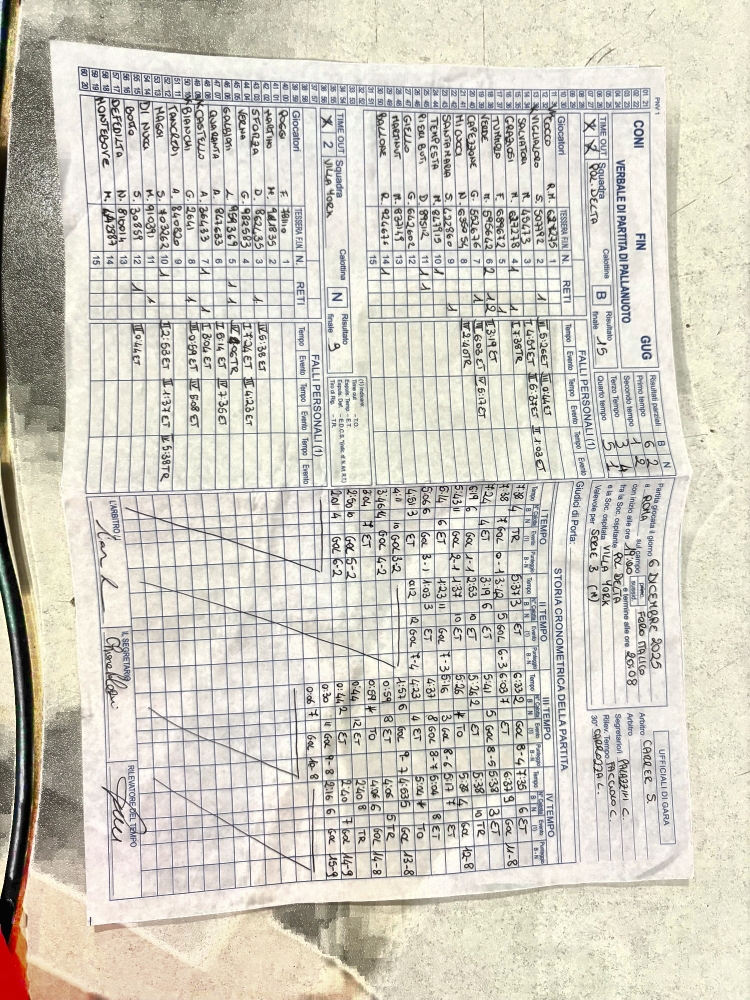
#> input picture dataset/ocr_referti_reali/r001/raw/reale_01_proc.jpg, 1500 x 1999 px (shown at 1/2 size)
$ python -i image_preprocessor.py   (imports and definitions only)
#> lines starting #> are read from the running program, lines starting #| are printed output that depends on the picture; after the words box and inside, x2 and y2 are one past the last pixel; in counts of white or black regions, pixels touching at a corner belong together
import cv2
import numpy as np
import logging
from PIL import Image, ExifTags
import os
import time
import math
from django.conf import settings

logger = logging.getLogger(__name__)

class ImagePreprocessor:
    """
    Servizio per il preprocessing di immagini fotografiche di referti.
    Ottimizza prospettiva, contrasto e ombre per migliorare l'estrazione OCR.
    """

    @staticmethod
    def process(image_path, output_name=None, ensure_landscape=False):
        """
        Processa un'immagine e restituisce il path del file preprocessato.
        Pipeline: EXIF Fix -> Perspective correction -> Deskew -> [Ensure landscape] -> Contrast -> Resize

        `ensure_landscape` (default False): quando True, applica la rete di sicurezza
        deterministica `_ensure_landscape` DOPO la logica di orientamento esistente
        (EXIF + perspective + deskew). Default False per contratto: con i default,
        `process()` resta BYTE-IDENTICO al comportamento di produzione (il provider
        OCR chiama `process(path)` senza questo flag). L'opt-in è del bench / del
        ritaglio per zona (§8.24), dove un referto rimasto verticale inquadra la
        zona sbagliata; la promozione in produzione è una decisione separata.
        """
#> called with ensure_landscape = False
        try:
            # 0. Fix EXIF Rotation (Pillow) prima di passare a OpenCV
            image_path = ImagePreprocessor._fix_exif_rotation(image_path)
#> in _fix_exif_rotation, img is the input picture: PIL image 1500x1999 RGB; mean R, G, B 208.1, 205.1, 194.4

            # Caricamento immagine (OpenCV)
            img = cv2.imread(image_path)
#> img: shape (1999, 1500, 3)
            if img is None:
                raise ValueError(f"Impossibile caricare l'immagine: {image_path}")

            # 1. Tentativo correzione prospettiva (fail-safe)
            # Se trova il documento, corregge anche gran parte dello skew
            processed_img = ImagePreprocessor._correct_perspective(img)
            perspective_corrected = processed_img is not img

            # 2. Deskewing (solo se non abbiamo già fatto la prospettiva, che è più potente)
            if not perspective_corrected:
                processed_img = ImagePreprocessor._deskew(processed_img)

            # 2.5 Rete di sicurezza orientamento (§8.24 stadio A), SOLO se richiesta.
            # DOPO la logica esistente, senza rimuoverla: interviene solo quando quella
            # non ha già prodotto un landscape. Default off ⇒ produzione invariata.
            if ensure_landscape:
                processed_img = ImagePreprocessor._ensure_landscape(processed_img)

            # 3. Resize proporzionale (max 2000px per lato per l'invio all'LLM)
            h, w = processed_img.shape[:2]
            max_dim = 2000
            if max(h, w) > max_dim:
                scale = max_dim / max(h, w)
                processed_img = cv2.resize(processed_img, (int(w * scale), int(h * scale)), interpolation=cv2.INTER_AREA)

            # 4. Compensazione ombre adattiva
            processed_img = ImagePreprocessor._compensate_shadows(processed_img)

            # 5. Correzione Contrasto (CLAHE)
            final_img = ImagePreprocessor._apply_clahe(processed_img)

            # Salvataggio
            if not output_name:
                base, ext = os.path.splitext(image_path)
                output_path = f"{base}_proc.jpg"
            else:
                output_path = os.path.join(os.path.dirname(image_path), output_name)

            cv2.imwrite(output_path, final_img)
            logger.info(f"Image preprocessed successfully: {output_path} ({final_img.shape})")
            return output_path

        except Exception as e:
            logger.error(f"Errore durante il preprocessing: {str(e)}")
            return image_path

    @staticmethod
    def _compensate_shadows(img):
        """
        Compensazione ombre adattiva usando morphological closing.
        Equalizza illuminazione disomogenea tipica delle foto smartphone.
        """
        try:
            # Converti in scala di grigi per analisi
            gray = cv2.cvtColor(img, cv2.COLOR_BGR2GRAY)

            # Dilate per ottenere lo sfondo (forma chiusa morfologica)
            kernel = cv2.getStructuringElement(cv2.MORPH_RECT, (31, 31))
            bg = cv2.morphologyEx(gray, cv2.MORPH_CLOSE, kernel)

            # Dividi il grigio per lo sfondo per normalizzare l'illuminazione
            # Previeni divisione per zero
            bg_float = bg.astype(np.float32)
            bg_float[bg_float == 0] = 1.0

            normalized = (gray.astype(np.float32) / bg_float * 255).clip(0, 255).astype(np.uint8)

            # Applica il fattore di correzione ai 3 canali
            correction = (normalized.astype(np.float32) / (gray.astype(np.float32) + 1.0))

            # Applica la correzione all'immagine a colori
            result = img.copy().astype(np.float32)
            for c in range(3):
                result[:, :, c] = (result[:, :, c] * correction).clip(0, 255)

            return result.astype(np.uint8)
        except Exception as e:
            logger.warning(f"Shadow compensation fallita, uso immagine originale: {e}")
            return img

    @staticmethod
    def _correct_perspective(img):
        """
        Prova a correggere la prospettiva dell'immagine.
        Se fallisce o il contorno non è chiaro, ritorna l'immagine originale.
        """
        try:
            gray = cv2.cvtColor(img, cv2.COLOR_BGR2GRAY)
            blur = cv2.GaussianBlur(gray, (5, 5), 0)
            edged = cv2.Canny(blur, 75, 200)
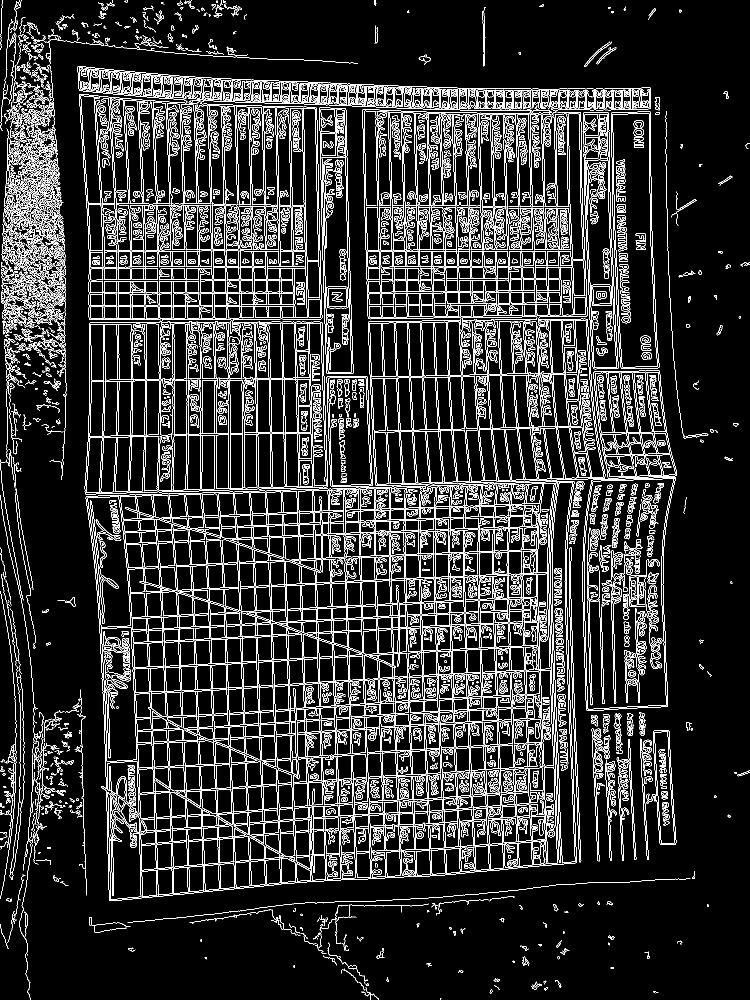
#> edged: shape (1999, 1500) (shown at 1/2 size); 11.5% white in thin lines or dots

            # Trova contorni
            cnts, _ = cv2.findContours(edged.copy(), cv2.RETR_LIST, cv2.CHAIN_APPROX_SIMPLE)
#> cnts = 6545 contours, 3502 with area under 20; largest, box (x1, y1, x2, y2) and area: (171, 224, 1211, 1802) 787448, (171, 962, 1154, 1802) 269769, (1165, 954, 1352, 1422) 74726, (1168, 957, 1348, 1419) 71055, (769, 643, 930, 968) 39578
            cnts = sorted(cnts, key=cv2.contourArea, reverse=True)[:5]
#> cnts = 5 contours; box (x1, y1, x2, y2) and area: (171, 224, 1211, 1802) 787448, (171, 962, 1154, 1802) 269769, (1165, 954, 1352, 1422) 74726, (1168, 957, 1348, 1419) 71055, (769, 643, 930, 968) 39578

            for c in cnts:
                peri = cv2.arcLength(c, True)
                approx = cv2.approxPolyDP(c, 0.02 * peri, True)

                if len(approx) == 4:
                    # Verifica che il quadrilatero sia abbastanza grande (almeno 20% dell'immagine)
                    area = cv2.contourArea(approx)
                    img_area = img.shape[0] * img.shape[1]
                    if area < img_area * 0.2:
                        continue

                    rect = ImagePreprocessor._order_points(approx.reshape(4, 2))
                    (tl, tr, br, bl) = rect

                    widthA = np.sqrt(((br[0] - bl[0]) ** 2) + ((br[1] - bl[1]) ** 2))
                    widthB = np.sqrt(((tr[0] - tl[0]) ** 2) + ((tr[1] - tl[1]) ** 2))
                    maxWidth = max(int(widthA), int(widthB))

                    heightA = np.sqrt(((tr[0] - br[0]) ** 2) + ((tr[1] - br[1]) ** 2))
                    heightB = np.sqrt(((tl[0] - bl[0]) ** 2) + ((tl[1] - bl[1]) ** 2))
                    maxHeight = max(int(heightA), int(heightB))

                    if maxWidth < 100 or maxHeight < 100:
                        continue  # Too small to be the document

                    dst = np.array([
                        [0, 0],
                        [maxWidth - 1, 0],
                        [maxWidth - 1, maxHeight - 1],
                        [0, maxHeight - 1]], dtype="float32")

                    M = cv2.getPerspectiveTransform(rect, dst)
                    warped = cv2.warpPerspective(img, M, (maxWidth, maxHeight))
                    logger.info("Correzione prospettiva applicata con successo.")
                    return warped
#> this loop made 5 passes
#> (peri, approx, area, img_area) on passes 3 to 4: (1281.4, [[1349, 954], [1183, 960], [1174, 1421], [1335, 1412]], 75042, 2998500), (1256, [[1346, 957], [1332, 1409], [1177, 1418], [1185, 964]], 71486, 2998500)
#> peri on passes 1, 5: 12377.3, 4003.2
#> in process, `perspective_corrected = processed_img is not img`: perspective_corrected = False

        except Exception as e:
            logger.warning(f"Correzione prospettiva fallita: {e}")

        return img  # Fallback

    @staticmethod
    def _fix_exif_rotation(image_path):
        """Usa PIL per ruotare l'immagine in base ai metadati EXIF."""
        try:
            img = Image.open(image_path)
            exif = img._getexif()
            if exif:
                for tag, value in exif.items():
                    decoded = ExifTags.TAGS.get(tag, tag)
                    if decoded == 'Orientation':
                        if value == 3: img = img.rotate(180, expand=True)
                        elif value == 6: img = img.rotate(270, expand=True)
                        elif value == 8: img = img.rotate(90, expand=True)
                        break
                # Sovrascrive temporaneamente o ritorna lo stesso se non serve rotazione
                # Per ora salviamo una copia corretta se necessario
                if value in [3, 6, 8]:
                    base, ext = os.path.splitext(image_path)
                    new_path = f"{base}_exif_fix{ext}"
                    img.save(new_path, quality=95)
                    return new_path
        except Exception as e:
            logger.warning(f"EXIF rotation fix failed: {e}")
        return image_path

    # [39 lines left out: functions _auto_rotate_to_portrait, _ensure_landscape, not called in this run]

    @staticmethod
    def _deskew(img):
        """Correzione fine della rotazione basata sulle linee di testo."""
        try:
            gray = cv2.cvtColor(img, cv2.COLOR_BGR2GRAY)
            # Inverti: testo chiaro su sfondo scuro per Hough
            gray = cv2.bitwise_not(gray)
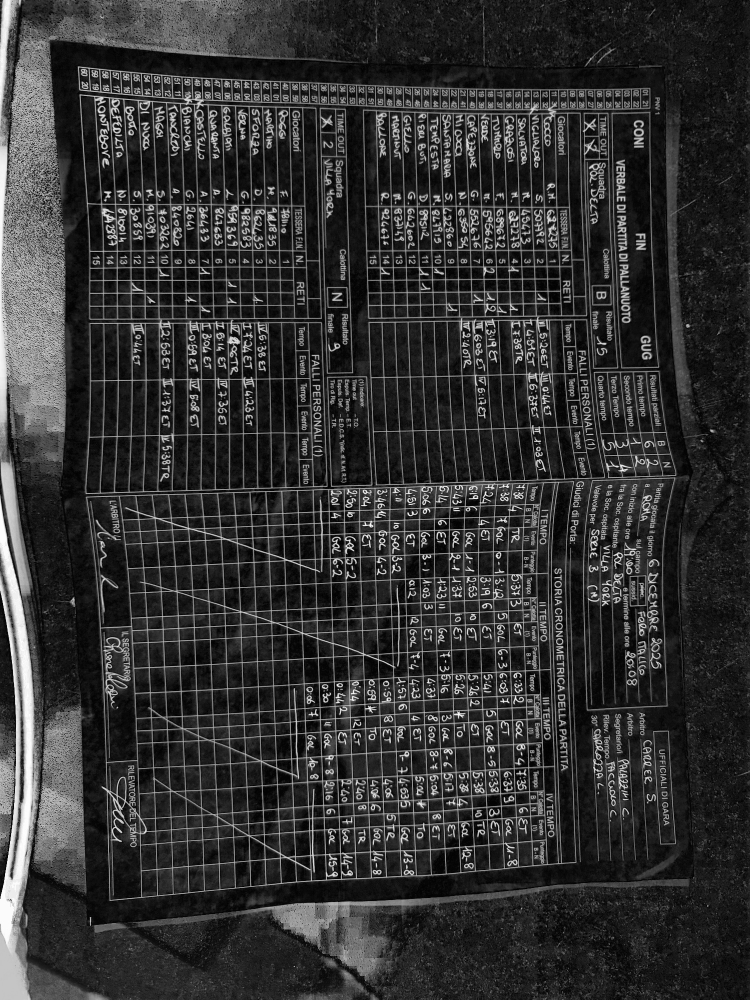
#> gray: shape (1999, 1500) (shown at 1/2 size); min 0, max 255, mean 50.3
            thresh = cv2.threshold(gray, 0, 255, cv2.THRESH_BINARY | cv2.THRESH_OTSU)[1]
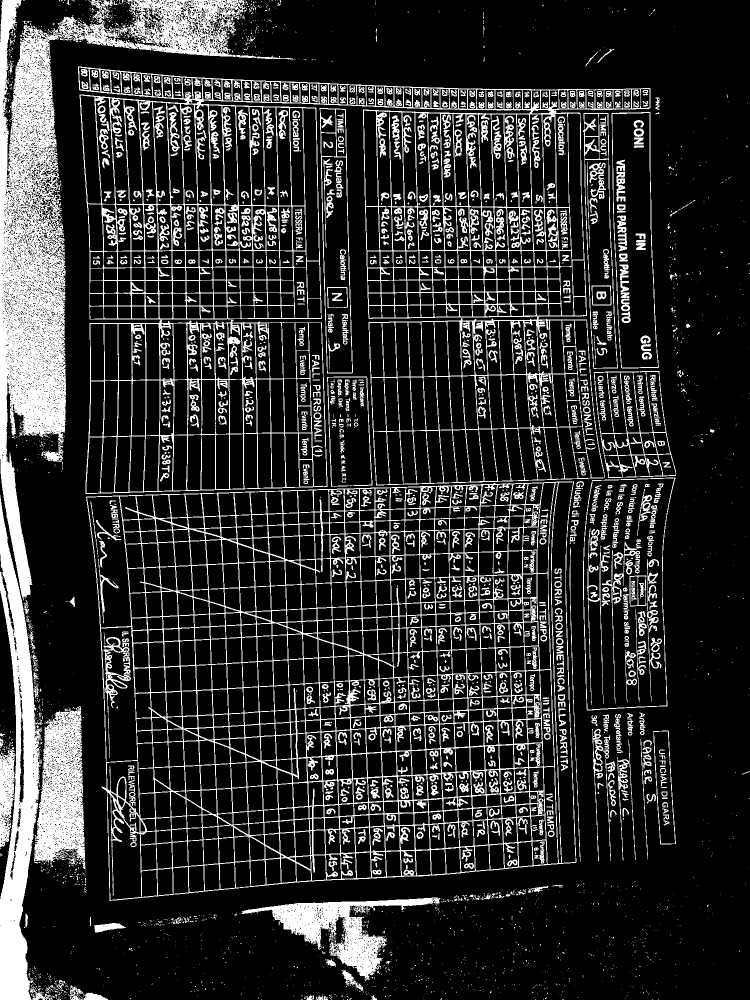
#> thresh: shape (1999, 1500) (shown at 1/2 size); 18.7% white; 3636 white regions (2353 under 20 px), largest, box (x1, y1, x2, y2) and area: (0, 0, 589, 1197) 109055, (172, 962, 1153, 1802) 104488, (156, 133, 1301, 988) 100315

            coords = np.column_stack(np.where(thresh > 0))
#> coords = 560010 pairs, first value 0 to 1998, second value 0 to 1499
            angle = cv2.minAreaRect(coords)[-1]
#> angle = -90

            # cv2.minAreaRect returns angle in range [-90, 0)
            if angle < -45:
                angle = -(90 + angle)
#> angle = 0
#> in _compensate_shadows, `bg = cv2.morphologyEx(gray, cv2.MORPH_CLOSE, kernel)`:
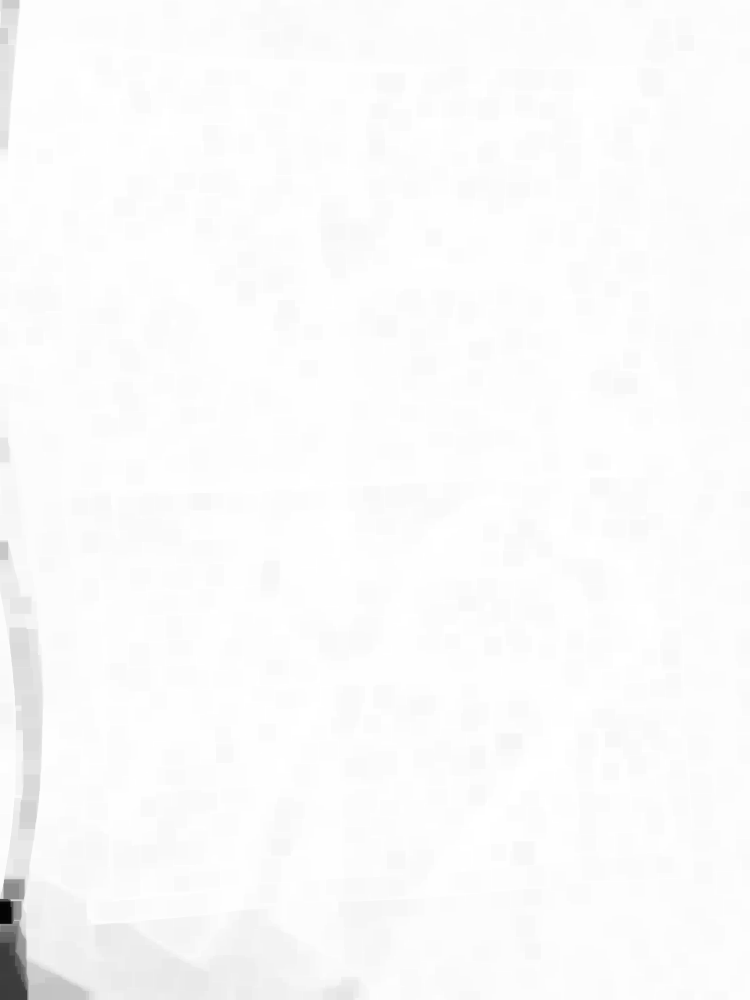
#> bg: shape (1999, 1500) (shown at 1/2 size); min 4, max 255, mean 251
            else:
                angle = -angle

            if abs(angle) < 0.1 or abs(angle) > 10:
                return img # No skew or too much skew (potentially wrong detection)

            (h, w) = img.shape[:2]
            center = (w // 2, h // 2)
            M = cv2.getRotationMatrix2D(center, angle, 1.0)
            rotated = cv2.warpAffine(img, M, (w, h), flags=cv2.INTER_CUBIC, borderMode=cv2.BORDER_REPLICATE)
            logger.info(f"Deskew applied: {angle:.2f} degrees")
            return rotated
        except Exception as e:
            logger.warning(f"Deskew failed: {e}")
            return img

    @staticmethod
    def _apply_clahe(img):
        """Applica CLAHE per il contrasto bilanciato."""
        lab = cv2.cvtColor(img, cv2.COLOR_BGR2LAB)
#> lab: shape (1999, 1500, 3); mean of channels 0, 1, 2 209.8, 127.3, 133.9
        l, a, b = cv2.split(lab)
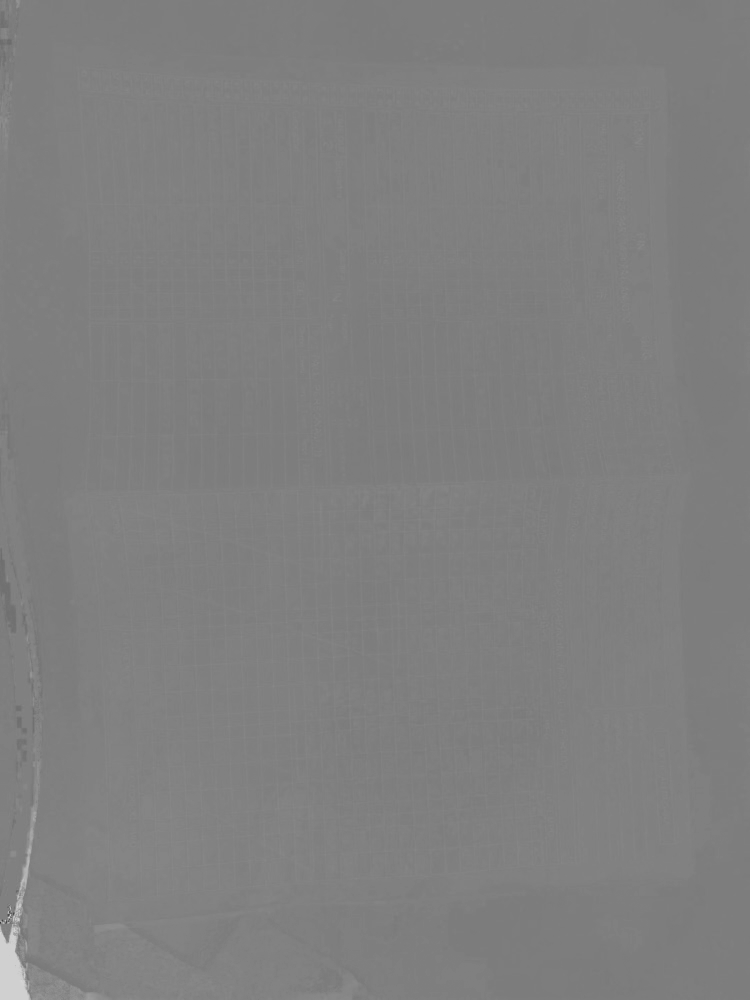
#> a: shape (1999, 1500) (shown at 1/2 size); min 42, max 223, mean 127.3
        clahe = cv2.createCLAHE(clipLimit=2.0, tileGridSize=(8, 8))
        cl = clahe.apply(l)
        limg = cv2.merge((cl, a, b))
#> limg: shape (1999, 1500, 3); mean of channels 0, 1, 2 179, 127.3, 133.9
        return cv2.cvtColor(limg, cv2.COLOR_LAB2BGR)
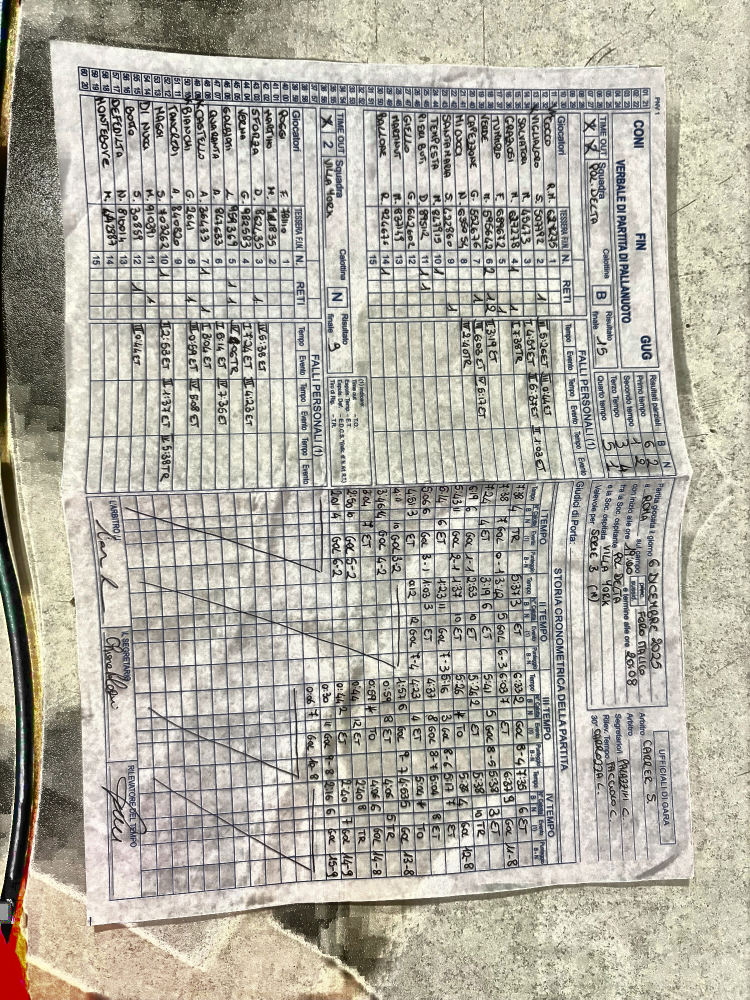
#> returned value: shape (1999, 1500, 3) (shown at 1/2 size); mean B, G, R 163.1, 173.9, 176.8

    # [10 lines left out: function _order_points, not called in this run]

>>> result = ImagePreprocessor().process('../../dataset/ocr_referti_reali/r001/raw/reale_01_proc.jpg')
